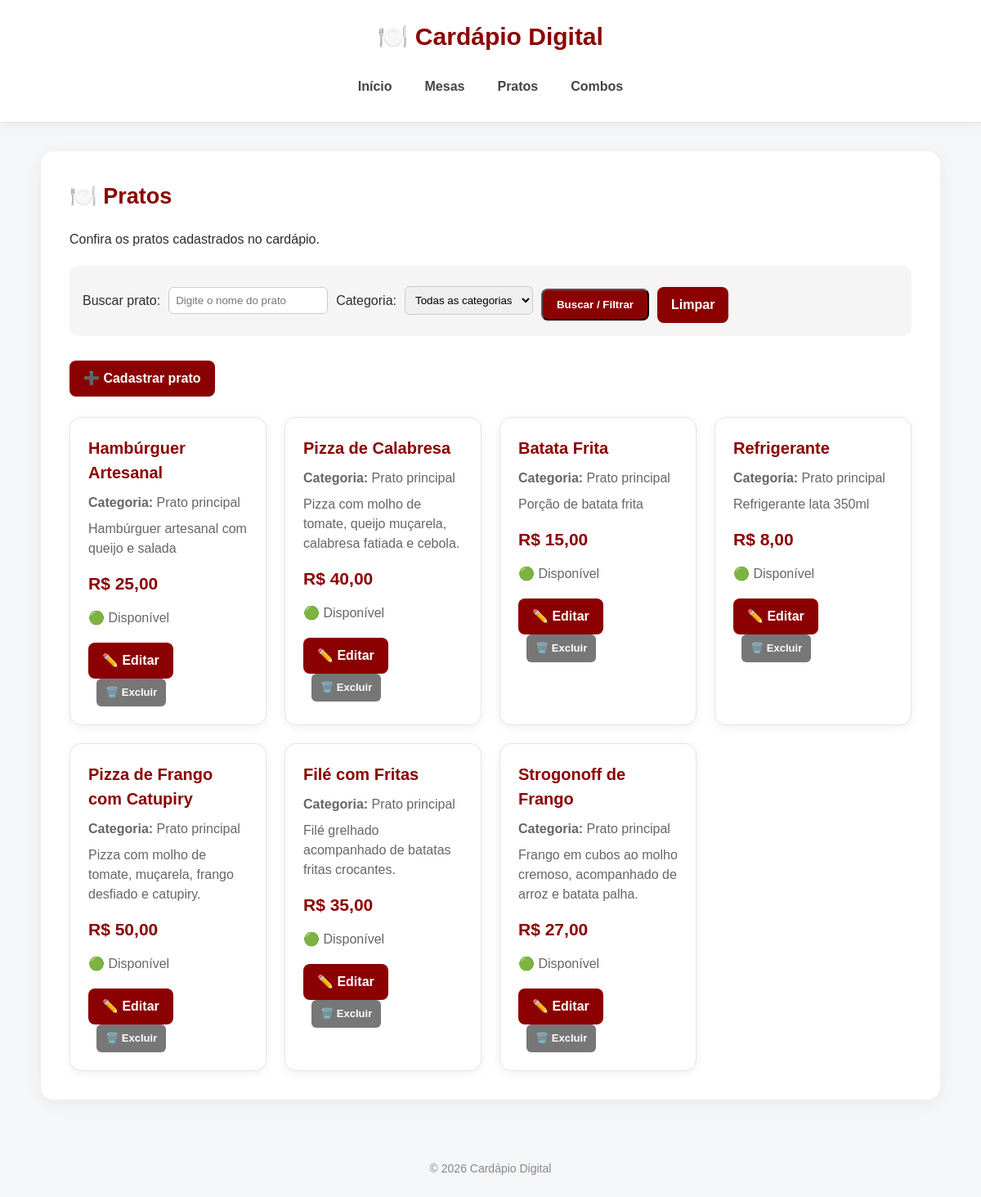
Page /pratos/ on the committed database.
### restaurante/models.py (models this page shows, shortened)
class Prato(models.Model):
    CATEGORIA_CHOICES = [
        ('ENTRADA', 'Entrada'),
        ('PRINCIPAL', 'Prato principal'),
        ('SOBREMESA', 'Sobremesa'),
        ('BEBIDA', 'Bebida'),
    ]
    nome = models.CharField(max_length=100)
    categoria = models.CharField(max_length=20, choices=CATEGORIA_CHOICES, default='PRINCIPAL')
    descricao = models.TextField()
    preco = models.DecimalField(max_digits=8, decimal_places=2)
    disponivel = models.BooleanField(default=True)

### restaurante/views.py (the view)
# urls.py: path('pratos/', views.lista_pratos, name='lista_pratos'),
def lista_pratos(request):
    pratos = Prato.objects.all()
    q = request.GET.get('q', '')
    categoria = request.GET.get('categoria', '')
    if q:
        pratos = pratos.filter(Q(nome__icontains=q) | Q(descricao__icontains=q))
    if categoria:
        pratos = pratos.filter(categoria=categoria)
    return render(
        request,
        'restaurante/lista_pratos.html',
        {
            'pratos': pratos,
            'categorias': Prato.CATEGORIA_CHOICES,
        }
    )

### restaurante/templates/restaurante/lista_pratos.html (shortened to what this page needs)
{% extends 'base.html' %}
{% block conteudo %}
<h2>🍽️ Pratos</h2>
<p>Confira os pratos cadastrados no cardápio.</p>
<div class="filtros">
    <form method="get">
        <label for="q">Buscar prato:</label>
        <input
            type="text"
            id="q"
            name="q"
            placeholder="Digite o nome do prato"
            value="{{ request.GET.q }}"
        >
        <label for="categoria">Categoria:</label>
        <select id="categoria" name="categoria">
            <option value="">Todas as categorias</option>
        </select>
        <button type="submit" class="botao">Buscar / Filtrar</button>
        <a href="{% url 'lista_pratos' %}" class="botao">Limpar</a>
    </form>
</div>
<p>
    <a class="botao" href="{% url 'criar_prato' %}">➕ Cadastrar prato</a>
</p>
<div class="cards">
    {% for prato in pratos %}
        <div class="card">
            <h3>{{ prato.nome }}</h3>
            <p><strong>Categoria:</strong> {{ prato.get_categoria_display }}</p>
            <p>{{ prato.descricao }}</p>
            <p class="preco">R$ {{ prato.preco }}</p>
            {% if prato.disponivel %}
                <p>🟢 Disponível</p>
            {% else %}
                <p>🔴 Indisponível</p>
            {% endif %}
            <a class="botao" href="{% url 'editar_prato' prato.id %}">✏️ Editar</a>
            <a class="botao-remover" href="{% url 'excluir_prato' prato.id %}">🗑️ Excluir</a>
        </div>
    {% empty %}
        <p>Nenhum prato encontrado para os filtros informados.</p>
    {% endfor %}
</div>
{% endblock %}

### restaurante/templates/base.html (shortened to what this page needs)
{% load static %}
<!DOCTYPE html>
<html lang="pt-br">
<head>
    <link rel="stylesheet" href="{% static 'restaurante/style.css' %}">
</head>
<body>
    <header>
        <h1>🍽️ Cardápio Digital</h1>
        <nav>
            <a href="{% url 'inicio' %}">Início</a>
            <a href="{% url 'lista_mesas' %}">Mesas</a>
            <a href="{% url 'lista_pratos' %}">Pratos</a>
            <a href="{% url 'lista_combos' %}">Combos</a>
        </nav>
    </header>
    <main>
        {% block conteudo %}
        {% endblock %}
    </main>
    <footer>
        <p>© 2026 Cardápio Digital</p>
    </footer>
</body>
</html>

### restaurante/static/restaurante/style.css (style rules this page uses)
* { box-sizing: border-box; }
html { scroll-behavior: smooth; }
body { margin: 0; font-family: Arial, Helvetica, sans-serif; background: #f5f6f8; color: #2d2d2d; line-height: 1.5; }
header { background: #ffffff; padding: 22px 30px; border-bottom: 1px solid #e5e5e5; box-shadow: 0 2px 12px rgba(0, 0, 0, 0.06); position: sticky; top: 0; z-index: 100; }
header h1 { margin: 0 0 18px; text-align: center; color: #8b0000; font-size: 30px; font-weight: 700; }
nav { display: flex; justify-content: center; align-items: center; gap: 8px; flex-wrap: wrap; }
nav a { color: #444; text-decoration: none; font-weight: 600; padding: 9px 16px; border-radius: 8px; transition: all 0.2s ease; }
main { width: calc(100% - 40px); max-width: 1100px; margin: 35px auto; background: #ffffff; padding: 35px; border-radius: 16px; box-shadow: 0 4px 20px rgba(0, 0, 0, 0.06); min-height: 500px; }
h2 { margin-top: 0; margin-bottom: 20px; color: #8b0000; font-size: 27px; }
h3 { color: #333; }
.cards { display: grid; grid-template-columns: repeat(auto-fit, minmax(230px, 1fr)); gap: 22px; margin-top: 25px; }
.card { background: #ffffff; border: 1px solid #e5e5e5; border-radius: 14px; padding: 22px; box-shadow: 0 3px 12px rgba(0, 0, 0, 0.06); transition: transform 0.2s ease, box-shadow 0.2s ease; }
.card h3 { margin-top: 0; margin-bottom: 10px; color: #8b0000; font-size: 20px; }
.card p { color: #666; margin: 8px 0; }
.preco { color: #8b0000 !important; font-size: 21px; font-weight: bold; margin: 15px 0 !important; }
.botao { display: inline-block; background: #8b0000; color: #ffffff !important; text-decoration: none; padding: 10px 17px; border-radius: 8px; font-weight: bold; margin-top: 10px; transition: all 0.2s ease; }
.botao-remover { display: inline-block; margin-left: 10px; padding: 7px 11px; background: #777; color: #ffffff !important; text-decoration: none; border-radius: 6px; font-size: 13px; font-weight: bold; transition: 0.2s; }
a { color: #8b0000; }
footer { text-align: center; padding: 25px; color: #888; font-size: 14px; }
.filtros { margin: 20px 0; padding: 16px; border-radius: 10px; background: #f5f5f5; }
.filtros form { display: flex; gap: 10px; align-items: center; flex-wrap: wrap; }
.filtros input, .filtros select, .formulario input, .formulario select, .formulario textarea { padding: 8px; border: 1px solid #ccc; border-radius: 6px; }

### rows in the picture
Prato: nome "Hambúrguer Artesanal", categoria "Prato principal", descricao "Hambúrguer artesanal com queijo e salada", preco "25,00", disponivel "🟢 Disponível"
Prato: nome "Pizza de Calabresa", categoria "Prato principal", descricao "Pizza com molho de tomate, queijo muçarela, calabresa fatiada e cebola.", preco "40,00", disponivel "🟢 Disponível"
Prato: nome "Batata Frita", categoria "Prato principal", descricao "Porção de batata frita", preco "15,00", disponivel "🟢 Disponível"
Prato: nome "Refrigerante", categoria "Prato principal", descricao "Refrigerante lata 350ml", preco "8,00", disponivel "🟢 Disponível"
Prato: nome "Pizza de Frango com Catupiry", categoria "Prato principal", descricao "Pizza com molho de tomate, muçarela, frango desfiado e catupiry.", preco "50,00", disponivel "🟢 Disponível"
Prato: nome "Filé com Fritas", categoria "Prato principal", descricao "Filé grelhado acompanhado de batatas fritas crocantes.", preco "35,00", disponivel "🟢 Disponível"
Prato: nome "Strogonoff de Frango", categoria "Prato principal", descricao "Frango em cubos ao molho cremoso, acompanhado de arroz e batata palha.", preco "27,00", disponivel "🟢 Disponível"
